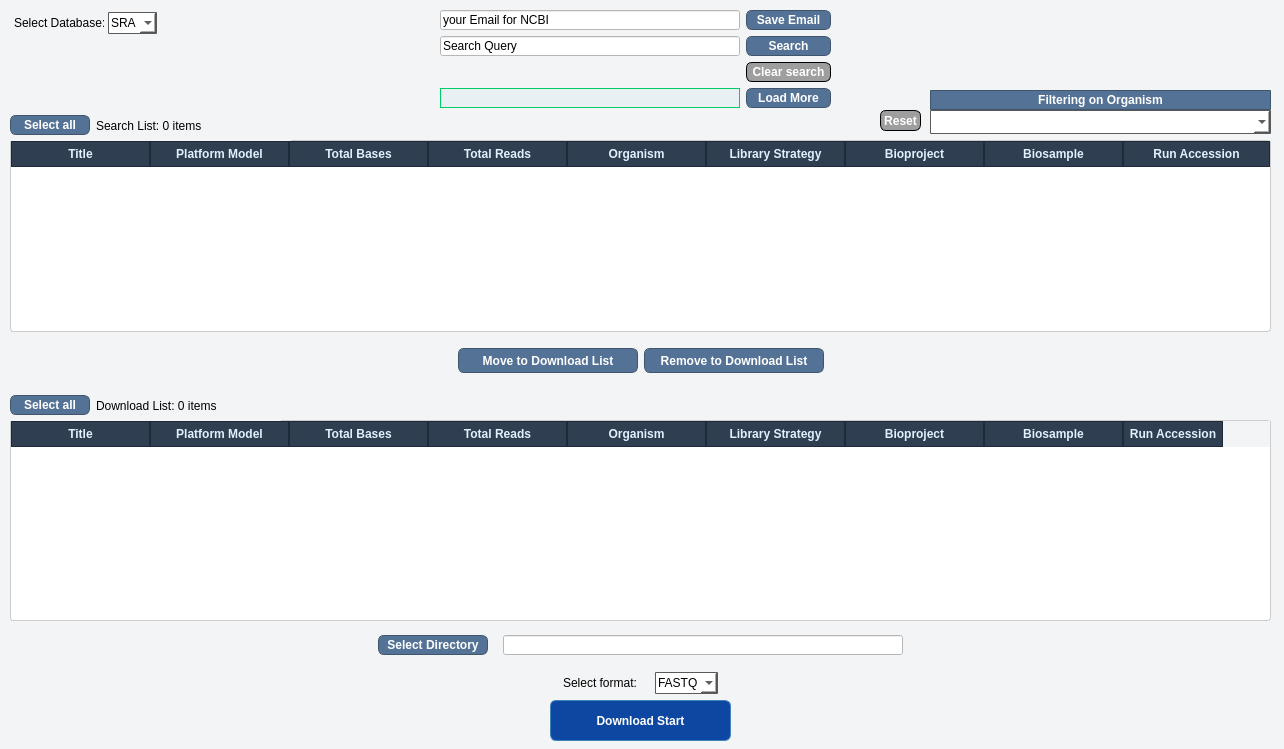
<?xml version="1.0" encoding="UTF-8"?>
<ui version="4.0">
 <class>MainWindow</class>
 <widget class="QMainWindow" name="MainWindow">
  <property name="geometry">
   <rect>
    <x>0</x>
    <y>0</y>
    <width>1284</width>
    <height>749</height>
   </rect>
  </property>
  <property name="windowTitle">
   <string>SRA to FASTQ Downloader</string>
  </property>
  <property name="toolButtonStyle">
   <enum>Qt::ToolButtonStyle::ToolButtonIconOnly</enum>
  </property>
  <property name="animated">
   <bool>true</bool>
  </property>
  <widget class="QWidget" name="centralwidget">
   <property name="sizePolicy">
    <sizepolicy hsizetype="Fixed" vsizetype="Fixed">
     <horstretch>0</horstretch>
     <verstretch>0</verstretch>
    </sizepolicy>
   </property>
   <property name="layoutDirection">
    <enum>Qt::LayoutDirection::LeftToRight</enum>
   </property>
   <property name="styleSheet">
    <string notr="true">QWidget{background-color: #F3F4F5; color: black;}
     QPushButton {
                background-color: #547296;
                color: white;
                font-weight: bold;
                border: 1px solid #40546C;
                border-radius: 6px;
            }
            QPushButton:hover {
                background-color: #40546C;
            }
QLabel{background-color: #F3F4F5}</string>
   </property>
   <widget class="QTreeWidget" name="treeSearchResults">
    <property name="geometry">
     <rect>
      <x>10</x>
      <y>140</y>
      <width>1261</width>
      <height>192</height>
     </rect>
    </property>
    <property name="layoutDirection">
     <enum>Qt::LayoutDirection::LeftToRight</enum>
    </property>
    <property name="styleSheet">
     <string notr="true">QTreeWidget{background-color: white;
        border: 1px solid #ccc;
        border-radius: 3px
    }
QHeaderView::section {
    background-color: #2f3e51; 
    color: #e0f0ff;                
    padding: 3px;
    border: 1px solid #1e2a38;   
    font-weight: bold;
}
QScrollBar:vertical {
        background: transparent;
        width: 6px;
        margin: 2px 0 2px 0;
    }

QScrollBar::handle:vertical {
        background: #9E9E9E;
        border-radius: 3px;
        min-height: 20px;
    }

QScrollBar::add-line:vertical,
QScrollBar::sub-line:vertical {
        height: 0px;
        background: none;
    }

QScrollBar::add-page:vertical,
QScrollBar::sub-page:vertical {
        background: none;
    }

QScrollBar:horizontal {
    background: transparent;
    height: 6px;
    margin: 0 2px 0 2px;
}

QScrollBar::handle:horizontal {
    background: #9E9E9E;
    border-radius: 3px;
    min-width: 20px;
}

QScrollBar::add-line:horizontal,
QScrollBar::sub-line:horizontal {
    width: 0px;
    background: none;
}

QScrollBar::add-page:horizontal,
QScrollBar::sub-page:horizontal {
    background: none;
}

QTreeWidget::item:selected {
    background-color: #1663AE; 
    color: white;
}

QTreeWidget::item:hover {
    background-color: #EBF5FD; 
    color: black;
}

QTreeWidget::item {
    border-bottom: 1px dotted #d0d0d0; 
}</string>
    </property>
    <property name="lineWidth">
     <number>1</number>
    </property>
    <property name="rootIsDecorated">
     <bool>false</bool>
    </property>
    <attribute name="headerMinimumSectionSize">
     <number>1</number>
    </attribute>
    <attribute name="headerDefaultSectionSize">
     <number>139</number>
    </attribute>
    <column>
     <property name="text">
      <string>Title</string>
     </property>
     <property name="textAlignment">
      <set>AlignCenter</set>
     </property>
    </column>
    <column>
     <property name="text">
      <string>Platform Model</string>
     </property>
     <property name="textAlignment">
      <set>AlignCenter</set>
     </property>
    </column>
    <column>
     <property name="text">
      <string>Total Bases</string>
     </property>
     <property name="textAlignment">
      <set>AlignCenter</set>
     </property>
    </column>
    <column>
     <property name="text">
      <string>Total Reads</string>
     </property>
     <property name="textAlignment">
      <set>AlignCenter</set>
     </property>
    </column>
    <column>
     <property name="text">
      <string>Organism</string>
     </property>
     <property name="textAlignment">
      <set>AlignCenter</set>
     </property>
    </column>
    <column>
     <property name="text">
      <string>Library Strategy</string>
     </property>
     <property name="textAlignment">
      <set>AlignCenter</set>
     </property>
    </column>
    <column>
     <property name="text">
      <string>Bioproject</string>
     </property>
     <property name="textAlignment">
      <set>AlignCenter</set>
     </property>
    </column>
    <column>
     <property name="text">
      <string>Biosample</string>
     </property>
     <property name="textAlignment">
      <set>AlignCenter</set>
     </property>
    </column>
    <column>
     <property name="text">
      <string>Run Accession</string>
     </property>
     <property name="textAlignment">
      <set>AlignCenter</set>
     </property>
    </column>
   </widget>
   <widget class="QTreeWidget" name="treeDownloadList">
    <property name="geometry">
     <rect>
      <x>10</x>
      <y>420</y>
      <width>1261</width>
      <height>201</height>
     </rect>
    </property>
    <property name="styleSheet">
     <string notr="true">QTreeWidget{background-color: white;
        border: 1px solid #ccc;
        border-radius: 3px
    }
QHeaderView::section {
    background-color: #2f3e51; 
    color: #e0f0ff;                
    padding: 3px;
    border: 1px solid #1e2a38;   
    font-weight: bold;
}
QScrollBar:vertical {
        background: transparent;
        width: 6px;
        margin: 2px 0 2px 0;
    }

QScrollBar::handle:vertical {
        background: #9E9E9E;
        border-radius: 3px;
        min-height: 20px;
    }

QScrollBar::add-line:vertical,
QScrollBar::sub-line:vertical {
        height: 0px;
        background: none;
    }

QScrollBar::add-page:vertical,
QScrollBar::sub-page:vertical {
        background: none;
    }

QScrollBar:horizontal {
    background: transparent;
    height: 6px;
    margin: 0 2px 0 2px;
}

QScrollBar::handle:horizontal {
    background: #9E9E9E;
    border-radius: 3px;
    min-width: 20px;
}

QScrollBar::add-line:horizontal,
QScrollBar::sub-line:horizontal {
    width: 0px;
    background: none;
}

QScrollBar::add-page:horizontal,
QScrollBar::sub-page:horizontal {
    background: none;
}

QTreeWidget::item:selected {
    background-color: #1663AE;
    color: white;
}

QTreeWidget::item:hover {
    background-color: #EBF5FD; 
    color: black;
}

QTreeWidget::item {
    border-bottom: 1px dotted #d0d0d0; 
}</string>
    </property>
    <property name="frameShadow">
     <enum>QFrame::Shadow::Sunken</enum>
    </property>
    <property name="alternatingRowColors">
     <bool>true</bool>
    </property>
    <property name="selectionMode">
     <enum>QAbstractItemView::SelectionMode::MultiSelection</enum>
    </property>
    <property name="indentation">
     <number>20</number>
    </property>
    <property name="rootIsDecorated">
     <bool>false</bool>
    </property>
    <attribute name="headerMinimumSectionSize">
     <number>1</number>
    </attribute>
    <attribute name="headerDefaultSectionSize">
     <number>139</number>
    </attribute>
    <attribute name="headerStretchLastSection">
     <bool>false</bool>
    </attribute>
    <column>
     <property name="text">
      <string>Title</string>
     </property>
     <property name="textAlignment">
      <set>AlignCenter</set>
     </property>
    </column>
    <column>
     <property name="text">
      <string>Platform Model</string>
     </property>
     <property name="textAlignment">
      <set>AlignCenter</set>
     </property>
    </column>
    <column>
     <property name="text">
      <string>Total Bases</string>
     </property>
     <property name="textAlignment">
      <set>AlignCenter</set>
     </property>
    </column>
    <column>
     <property name="text">
      <string>Total Reads</string>
     </property>
     <property name="textAlignment">
      <set>AlignCenter</set>
     </property>
    </column>
    <column>
     <property name="text">
      <string>Organism</string>
     </property>
     <property name="textAlignment">
      <set>AlignCenter</set>
     </property>
    </column>
    <column>
     <property name="text">
      <string>Library Strategy</string>
     </property>
     <property name="textAlignment">
      <set>AlignCenter</set>
     </property>
    </column>
    <column>
     <property name="text">
      <string>Bioproject</string>
     </property>
     <property name="textAlignment">
      <set>AlignCenter</set>
     </property>
    </column>
    <column>
     <property name="text">
      <string>Biosample</string>
     </property>
     <property name="textAlignment">
      <set>AlignCenter</set>
     </property>
    </column>
    <column>
     <property name="text">
      <string>Run Accession</string>
     </property>
     <property name="textAlignment">
      <set>AlignCenter</set>
     </property>
    </column>
   </widget>
   <widget class="QPushButton" name="buttonDownloadStart">
    <property name="geometry">
     <rect>
      <x>550</x>
      <y>700</y>
      <width>181</width>
      <height>41</height>
     </rect>
    </property>
    <property name="cursor">
     <cursorShape>PointingHandCursor</cursorShape>
    </property>
    <property name="styleSheet">
     <string notr="true"> QPushButton {
                background-color: #0D47A1;
                color: white;
                font-weight: bold;
                border: 1px solid #4183BC;
                border-radius: 6px;
            }</string>
    </property>
    <property name="text">
     <string>Download Start</string>
    </property>
   </widget>
   <widget class="QWidget" name="horizontalLayoutWidget_3">
    <property name="geometry">
     <rect>
      <x>10</x>
      <y>670</y>
      <width>1261</width>
      <height>26</height>
     </rect>
    </property>
    <layout class="QHBoxLayout" name="horizontalLayout_4">
     <property name="spacing">
      <number>2</number>
     </property>
     <item>
      <spacer name="horizontalSpacer_10">
       <property name="orientation">
        <enum>Qt::Orientation::Horizontal</enum>
       </property>
       <property name="sizeHint" stdset="0">
        <size>
         <width>40</width>
         <height>20</height>
        </size>
       </property>
      </spacer>
     </item>
     <item>
      <widget class="QLabel" name="labelFormat">
       <property name="sizePolicy">
        <sizepolicy hsizetype="Minimum" vsizetype="Fixed">
         <horstretch>0</horstretch>
         <verstretch>0</verstretch>
        </sizepolicy>
       </property>
       <property name="minimumSize">
        <size>
         <width>90</width>
         <height>0</height>
        </size>
       </property>
       <property name="text">
        <string>Select format:</string>
       </property>
      </widget>
     </item>
     <item>
      <widget class="QComboBox" name="comboFormat">
       <property name="cursor">
        <cursorShape>PointingHandCursor</cursorShape>
       </property>
       <property name="styleSheet">
        <string notr="true">QComboBox {
    border: 1px solid #5a5a5a; 
    border-radius: 1px;             /* 모서리 둥글게 */
    padding: 2px;
    background-color: white;      /* 배경색 */
    color: black;                   /* 텍스트 색상 */
}

QComboBox QAbstractItemView {
    background-color: white;           /* 드롭다운 배경 */
    color: black;                      /* 항목 텍스트 색 */
    selection-background-color: #448aff; /* 선택된 항목 배경 */
    selection-color: white;             /* 선택된 항목 텍스트 */
    border: 1px solid #555555;
}</string>
       </property>
       <item>
        <property name="text">
         <string>FASTQ</string>
        </property>
       </item>
       <item>
        <property name="text">
         <string>FASTA</string>
        </property>
       </item>
      </widget>
     </item>
     <item>
      <spacer name="horizontalSpacer_11">
       <property name="orientation">
        <enum>Qt::Orientation::Horizontal</enum>
       </property>
       <property name="sizeHint" stdset="0">
        <size>
         <width>40</width>
         <height>20</height>
        </size>
       </property>
      </spacer>
     </item>
    </layout>
   </widget>
   <widget class="QWidget" name="horizontalLayoutWidget_6">
    <property name="geometry">
     <rect>
      <x>10</x>
      <y>630</y>
      <width>1261</width>
      <height>31</height>
     </rect>
    </property>
    <layout class="QHBoxLayout" name="horizontalLayout_7">
     <property name="spacing">
      <number>15</number>
     </property>
     <item>
      <spacer name="horizontalSpacer_3">
       <property name="orientation">
        <enum>Qt::Orientation::Horizontal</enum>
       </property>
       <property name="sizeType">
        <enum>QSizePolicy::Policy::Expanding</enum>
       </property>
       <property name="sizeHint" stdset="0">
        <size>
         <width>40</width>
         <height>20</height>
        </size>
       </property>
      </spacer>
     </item>
     <item>
      <widget class="QPushButton" name="buttonSelectDirectory">
       <property name="sizePolicy">
        <sizepolicy hsizetype="Minimum" vsizetype="Fixed">
         <horstretch>0</horstretch>
         <verstretch>0</verstretch>
        </sizepolicy>
       </property>
       <property name="minimumSize">
        <size>
         <width>110</width>
         <height>0</height>
        </size>
       </property>
       <property name="maximumSize">
        <size>
         <width>150</width>
         <height>20</height>
        </size>
       </property>
       <property name="cursor">
        <cursorShape>PointingHandCursor</cursorShape>
       </property>
       <property name="text">
        <string>Select Directory</string>
       </property>
      </widget>
     </item>
     <item>
      <widget class="QLineEdit" name="lineEditDirectory">
       <property name="sizePolicy">
        <sizepolicy hsizetype="Minimum" vsizetype="Fixed">
         <horstretch>0</horstretch>
         <verstretch>0</verstretch>
        </sizepolicy>
       </property>
       <property name="minimumSize">
        <size>
         <width>400</width>
         <height>0</height>
        </size>
       </property>
       <property name="maximumSize">
        <size>
         <width>500</width>
         <height>20</height>
        </size>
       </property>
       <property name="styleSheet">
        <string notr="true">QLineEdit{background-color: white;}</string>
       </property>
       <property name="maxLength">
        <number>1000</number>
       </property>
      </widget>
     </item>
     <item>
      <spacer name="horizontalSpacer_7">
       <property name="orientation">
        <enum>Qt::Orientation::Horizontal</enum>
       </property>
       <property name="sizeType">
        <enum>QSizePolicy::Policy::Expanding</enum>
       </property>
       <property name="sizeHint" stdset="0">
        <size>
         <width>40</width>
         <height>20</height>
        </size>
       </property>
      </spacer>
     </item>
    </layout>
   </widget>
   <widget class="QWidget" name="horizontalLayoutWidget_7">
    <property name="geometry">
     <rect>
      <x>10</x>
      <y>340</y>
      <width>1261</width>
      <height>41</height>
     </rect>
    </property>
    <layout class="QHBoxLayout" name="horizontalLayout_8">
     <item>
      <spacer name="horizontalSpacer_8">
       <property name="orientation">
        <enum>Qt::Orientation::Horizontal</enum>
       </property>
       <property name="sizeType">
        <enum>QSizePolicy::Policy::Expanding</enum>
       </property>
       <property name="sizeHint" stdset="0">
        <size>
         <width>40</width>
         <height>20</height>
        </size>
       </property>
      </spacer>
     </item>
     <item>
      <widget class="QPushButton" name="buttonMoveToDownload">
       <property name="minimumSize">
        <size>
         <width>180</width>
         <height>25</height>
        </size>
       </property>
       <property name="cursor">
        <cursorShape>PointingHandCursor</cursorShape>
       </property>
       <property name="text">
        <string>Move to Download List</string>
       </property>
      </widget>
     </item>
     <item>
      <widget class="QPushButton" name="buttonRemoveToDownloadList">
       <property name="minimumSize">
        <size>
         <width>180</width>
         <height>25</height>
        </size>
       </property>
       <property name="cursor">
        <cursorShape>PointingHandCursor</cursorShape>
       </property>
       <property name="text">
        <string>Remove to Download List</string>
       </property>
      </widget>
     </item>
     <item>
      <spacer name="horizontalSpacer_9">
       <property name="orientation">
        <enum>Qt::Orientation::Horizontal</enum>
       </property>
       <property name="sizeType">
        <enum>QSizePolicy::Policy::Expanding</enum>
       </property>
       <property name="sizeHint" stdset="0">
        <size>
         <width>40</width>
         <height>20</height>
        </size>
       </property>
      </spacer>
     </item>
    </layout>
   </widget>
   <widget class="QWidget" name="horizontalLayoutWidget_8">
    <property name="geometry">
     <rect>
      <x>10</x>
      <y>110</y>
      <width>281</width>
      <height>31</height>
     </rect>
    </property>
    <layout class="QHBoxLayout" name="horizontalLayout_9">
     <item>
      <widget class="QPushButton" name="buttonSelectAllinSearchList">
       <property name="sizePolicy">
        <sizepolicy hsizetype="Fixed" vsizetype="Fixed">
         <horstretch>0</horstretch>
         <verstretch>0</verstretch>
        </sizepolicy>
       </property>
       <property name="minimumSize">
        <size>
         <width>80</width>
         <height>20</height>
        </size>
       </property>
       <property name="cursor">
        <cursorShape>PointingHandCursor</cursorShape>
       </property>
       <property name="text">
        <string>Select all</string>
       </property>
      </widget>
     </item>
     <item>
      <widget class="QLabel" name="labelSearchCount">
       <property name="text">
        <string>Search List: 0 items     </string>
       </property>
      </widget>
     </item>
    </layout>
   </widget>
   <widget class="QWidget" name="layoutWidget">
    <property name="geometry">
     <rect>
      <x>10</x>
      <y>390</y>
      <width>271</width>
      <height>31</height>
     </rect>
    </property>
    <layout class="QHBoxLayout" name="horizontalLayout_11">
     <item>
      <widget class="QPushButton" name="buttonSelectAllinSearchList_2">
       <property name="sizePolicy">
        <sizepolicy hsizetype="Fixed" vsizetype="Fixed">
         <horstretch>0</horstretch>
         <verstretch>0</verstretch>
        </sizepolicy>
       </property>
       <property name="minimumSize">
        <size>
         <width>80</width>
         <height>20</height>
        </size>
       </property>
       <property name="cursor">
        <cursorShape>PointingHandCursor</cursorShape>
       </property>
       <property name="text">
        <string>Select all</string>
       </property>
      </widget>
     </item>
     <item>
      <widget class="QLabel" name="labelDownloadCount">
       <property name="text">
        <string>Download List: 0 items     </string>
       </property>
      </widget>
     </item>
    </layout>
   </widget>
   <widget class="QLabel" name="IDLlogo">
    <property name="geometry">
     <rect>
      <x>1210</x>
      <y>10</y>
      <width>61</width>
      <height>51</height>
     </rect>
    </property>
    <property name="layoutDirection">
     <enum>Qt::LayoutDirection::LeftToRight</enum>
    </property>
    <property name="text">
     <string/>
    </property>
    <property name="textFormat">
     <enum>Qt::TextFormat::PlainText</enum>
    </property>
    <property name="pixmap">
     <pixmap resource="resource.qrc">:/icons/icons/IDL_mark.PNG</pixmap>
    </property>
    <property name="scaledContents">
     <bool>true</bool>
    </property>
   </widget>
   <widget class="QComboBox" name="filteringComboBox">
    <property name="geometry">
     <rect>
      <x>930</x>
      <y>110</y>
      <width>341</width>
      <height>24</height>
     </rect>
    </property>
    <property name="cursor">
     <cursorShape>PointingHandCursor</cursorShape>
    </property>
    <property name="styleSheet">
     <string notr="true">QComboBox {
    border: 1px solid #5a5a5a; 
    border-radius: 1px;            
    padding: 2px;
    background-color: white;     
    color: black;                   
}

QComboBox QAbstractItemView {
    background-color: white;          
    color: black;                     
    selection-background-color: #01579B;
    selection-color: white;             
    border: 1px solid #555555;
}

QComboBox QAbstractItemView::item:hover {
    border-color: #1663AE;
    background-color: #EBF5FD; 
    color: black;}


QScrollBar:vertical {
        background: transparent;
        width: 6px;
        margin: 2px 0 2px 0;
    }

QScrollBar::handle:vertical {
        background: #9E9E9E;
        border-radius: 3px;
        min-height: 20px;
    }

QScrollBar::add-line:vertical,
QScrollBar::sub-line:vertical {
        height: 0px;
        background: none;
    }

QScrollBar::add-page:vertical,
QScrollBar::sub-page:vertical {
        background: none;
    }

</string>
    </property>
   </widget>
   <widget class="QLabel" name="Filteringlabel">
    <property name="geometry">
     <rect>
      <x>930</x>
      <y>90</y>
      <width>341</width>
      <height>20</height>
     </rect>
    </property>
    <property name="styleSheet">
     <string notr="true">QLabel{      background-color: #547296;
                color: white;
                font-weight: bold;
                border: 1px solid #40546C;
                border-radius: 1px;
           }</string>
    </property>
    <property name="text">
     <string>Filtering on Organism</string>
    </property>
    <property name="alignment">
     <set>Qt::AlignmentFlag::AlignCenter</set>
    </property>
   </widget>
   <widget class="QPushButton" name="resetpushButton">
    <property name="geometry">
     <rect>
      <x>880</x>
      <y>110</y>
      <width>41</width>
      <height>21</height>
     </rect>
    </property>
    <property name="cursor">
     <cursorShape>PointingHandCursor</cursorShape>
    </property>
    <property name="styleSheet">
     <string notr="true">     QPushButton {
                background-color: #9E9E9E;
                color: white;
                font-weight: bold;
                border: 1px solid black;
                border-radius: 6px;
            }
            QPushButton:hover {
                background-color: #616161;
            }</string>
    </property>
    <property name="text">
     <string>Reset</string>
    </property>
   </widget>
   <widget class="QWidget" name="horizontalLayoutWidget_2">
    <property name="geometry">
     <rect>
      <x>10</x>
      <y>10</y>
      <width>151</width>
      <height>26</height>
     </rect>
    </property>
    <layout class="QHBoxLayout" name="horizontalLayout_3">
     <property name="spacing">
      <number>0</number>
     </property>
     <item>
      <widget class="QLabel" name="labelDatabase">
       <property name="sizePolicy">
        <sizepolicy hsizetype="Minimum" vsizetype="Preferred">
         <horstretch>0</horstretch>
         <verstretch>0</verstretch>
        </sizepolicy>
       </property>
       <property name="minimumSize">
        <size>
         <width>90</width>
         <height>0</height>
        </size>
       </property>
       <property name="maximumSize">
        <size>
         <width>90</width>
         <height>16777215</height>
        </size>
       </property>
       <property name="text">
        <string>Select Database:</string>
       </property>
      </widget>
     </item>
     <item>
      <widget class="QComboBox" name="comboDatabase">
       <property name="sizePolicy">
        <sizepolicy hsizetype="Fixed" vsizetype="Fixed">
         <horstretch>0</horstretch>
         <verstretch>0</verstretch>
        </sizepolicy>
       </property>
       <property name="cursor">
        <cursorShape>PointingHandCursor</cursorShape>
       </property>
       <property name="styleSheet">
        <string notr="true">QComboBox {
    border: 1px solid #5a5a5a; 
    border-radius: 1px;             /* 모서리 둥글게 */
    padding: 2px;
    background-color: white;      /* 배경색 */
    color: black;                   /* 텍스트 색상 */
}

QComboBox QAbstractItemView {
    background-color: white;           /* 드롭다운 배경 */
    color: black;                      /* 항목 텍스트 색 */
    selection-background-color: #448aff; /* 선택된 항목 배경 */
    selection-color: white;             /* 선택된 항목 텍스트 */
    border: 1px solid #555555;
}</string>
       </property>
       <item>
        <property name="text">
         <string>SRA</string>
        </property>
       </item>
       <item>
        <property name="text">
         <string>ENA</string>
        </property>
       </item>
      </widget>
     </item>
    </layout>
   </widget>
   <widget class="QWidget" name="formLayoutWidget_2">
    <property name="geometry">
     <rect>
      <x>440</x>
      <y>10</y>
      <width>391</width>
      <height>124</height>
     </rect>
    </property>
    <layout class="QFormLayout" name="formLayout">
     <property name="fieldGrowthPolicy">
      <enum>QFormLayout::FieldGrowthPolicy::FieldsStayAtSizeHint</enum>
     </property>
     <property name="rowWrapPolicy">
      <enum>QFormLayout::RowWrapPolicy::WrapLongRows</enum>
     </property>
     <item row="0" column="0">
      <widget class="QLineEdit" name="lineEditEmail_2">
       <property name="sizePolicy">
        <sizepolicy hsizetype="MinimumExpanding" vsizetype="Fixed">
         <horstretch>0</horstretch>
         <verstretch>0</verstretch>
        </sizepolicy>
       </property>
       <property name="minimumSize">
        <size>
         <width>300</width>
         <height>0</height>
        </size>
       </property>
       <property name="maximumSize">
        <size>
         <width>255</width>
         <height>20</height>
        </size>
       </property>
       <property name="styleSheet">
        <string notr="true">QLineEdit{background-color: white;}</string>
       </property>
       <property name="text">
        <string>your Email for NCBI</string>
       </property>
      </widget>
     </item>
     <item row="0" column="1">
      <widget class="QPushButton" name="buttonSaveEmail_2">
       <property name="sizePolicy">
        <sizepolicy hsizetype="MinimumExpanding" vsizetype="Fixed">
         <horstretch>0</horstretch>
         <verstretch>0</verstretch>
        </sizepolicy>
       </property>
       <property name="minimumSize">
        <size>
         <width>85</width>
         <height>20</height>
        </size>
       </property>
       <property name="maximumSize">
        <size>
         <width>80</width>
         <height>16777215</height>
        </size>
       </property>
       <property name="cursor">
        <cursorShape>PointingHandCursor</cursorShape>
       </property>
       <property name="text">
        <string> Save Email </string>
       </property>
      </widget>
     </item>
     <item row="1" column="0">
      <widget class="QLineEdit" name="lineEditQuery">
       <property name="enabled">
        <bool>true</bool>
       </property>
       <property name="sizePolicy">
        <sizepolicy hsizetype="MinimumExpanding" vsizetype="Preferred">
         <horstretch>0</horstretch>
         <verstretch>0</verstretch>
        </sizepolicy>
       </property>
       <property name="minimumSize">
        <size>
         <width>300</width>
         <height>0</height>
        </size>
       </property>
       <property name="maximumSize">
        <size>
         <width>300</width>
         <height>20</height>
        </size>
       </property>
       <property name="styleSheet">
        <string notr="true">QLineEdit{background-color: white;}</string>
       </property>
       <property name="text">
        <string>Search Query</string>
       </property>
      </widget>
     </item>
     <item row="1" column="1">
      <widget class="QPushButton" name="buttonSearch">
       <property name="sizePolicy">
        <sizepolicy hsizetype="Fixed" vsizetype="Fixed">
         <horstretch>0</horstretch>
         <verstretch>0</verstretch>
        </sizepolicy>
       </property>
       <property name="minimumSize">
        <size>
         <width>85</width>
         <height>20</height>
        </size>
       </property>
       <property name="maximumSize">
        <size>
         <width>80</width>
         <height>16777215</height>
        </size>
       </property>
       <property name="cursor">
        <cursorShape>PointingHandCursor</cursorShape>
       </property>
       <property name="text">
        <string>Search</string>
       </property>
      </widget>
     </item>
     <item row="3" column="1">
      <widget class="QPushButton" name="buttonLoadMore">
       <property name="sizePolicy">
        <sizepolicy hsizetype="Minimum" vsizetype="Fixed">
         <horstretch>0</horstretch>
         <verstretch>0</verstretch>
        </sizepolicy>
       </property>
       <property name="minimumSize">
        <size>
         <width>85</width>
         <height>20</height>
        </size>
       </property>
       <property name="maximumSize">
        <size>
         <width>85</width>
         <height>16777215</height>
        </size>
       </property>
       <property name="cursor">
        <cursorShape>PointingHandCursor</cursorShape>
       </property>
       <property name="text">
        <string>Load More</string>
       </property>
      </widget>
     </item>
     <item row="2" column="1">
      <widget class="QPushButton" name="SearchClearbutton">
       <property name="sizePolicy">
        <sizepolicy hsizetype="MinimumExpanding" vsizetype="Fixed">
         <horstretch>0</horstretch>
         <verstretch>0</verstretch>
        </sizepolicy>
       </property>
       <property name="minimumSize">
        <size>
         <width>85</width>
         <height>20</height>
        </size>
       </property>
       <property name="maximumSize">
        <size>
         <width>85</width>
         <height>16777215</height>
        </size>
       </property>
       <property name="cursor">
        <cursorShape>PointingHandCursor</cursorShape>
       </property>
       <property name="styleSheet">
        <string notr="true">     QPushButton {
                background-color: #9E9E9E;
                color: white;
                font-weight: bold;
                border: 1px solid black;
                border-radius: 6px;
            }
            QPushButton:hover {
                background-color: #616161;
            }</string>
       </property>
       <property name="text">
        <string>Clear search</string>
       </property>
      </widget>
     </item>
     <item row="3" column="0">
      <widget class="QProgressBar" name="progressSearch">
       <property name="sizePolicy">
        <sizepolicy hsizetype="Maximum" vsizetype="Minimum">
         <horstretch>1</horstretch>
         <verstretch>0</verstretch>
        </sizepolicy>
       </property>
       <property name="minimumSize">
        <size>
         <width>300</width>
         <height>20</height>
        </size>
       </property>
       <property name="maximumSize">
        <size>
         <width>1300</width>
         <height>15</height>
        </size>
       </property>
       <property name="styleSheet">
        <string notr="true">QProgressBar {
    border: 1px solid #00CC66;
    border-radius: 0px;
    background-color: #E9F0F4;
    text-align: center;
    font: bold 12px;
    color: #006400; /* 텍스트: 진한 초록 (DarkGreen) */
}

QProgressBar::chunk {
    background: qlineargradient(
        x1: 0, y1: 0, x2: 1, y2: 0,
        stop: 0 #00FF7F,
        stop: 1 #00CC66
    );
    border-radius: 0px;
    margin: 0px;
}</string>
       </property>
       <property name="maximum">
        <number>100</number>
       </property>
       <property name="value">
        <number>0</number>
       </property>
       <property name="textVisible">
        <bool>false</bool>
       </property>
      </widget>
     </item>
    </layout>
   </widget>
  </widget>
 </widget>
 <tabstops>
  <tabstop>comboDatabase</tabstop>
  <tabstop>treeSearchResults</tabstop>
  <tabstop>treeDownloadList</tabstop>
  <tabstop>buttonRemoveToDownloadList</tabstop>
  <tabstop>buttonSelectDirectory</tabstop>
  <tabstop>lineEditDirectory</tabstop>
  <tabstop>comboFormat</tabstop>
  <tabstop>buttonDownloadStart</tabstop>
 </tabstops>
 <resources>
  <include location="resource.qrc"/>
 </resources>
 <connections/>
</ui>
